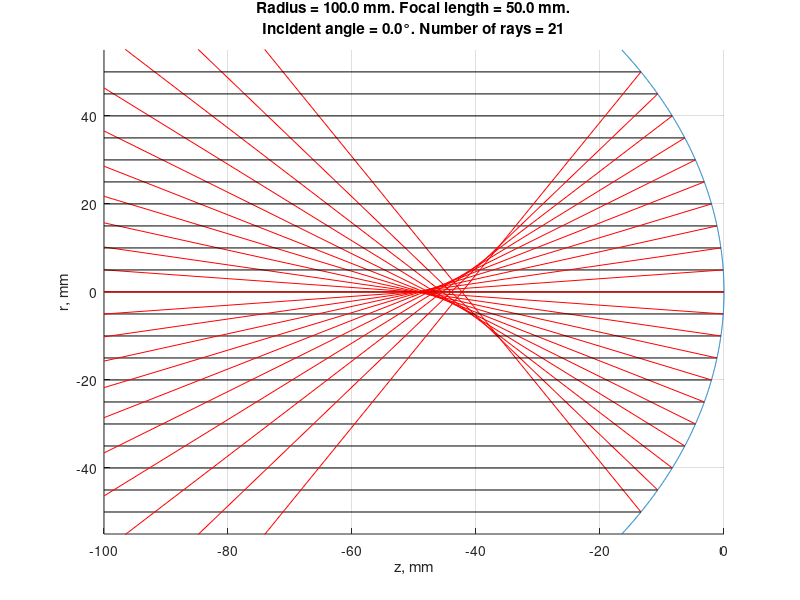

This chart was generated by the following MATLAB code:
clc
clear

radius = 100; % curvature radius of the mirror in mm
angle_deg = 0; % angle of incidence of the incident beam in degrees
rays = 21; % number of rays

focal_length = radius / 2; % focal length of the mirror
a = 1.1 * focal_length;  % mirror field
inc_ang = -angle_deg * pi / 180;
if angle_deg < 0.000001
  inc_ang = 0.000001 * pi / 180;  % incident ray angle in radians
end
var = -a:0.1:a;

% mirror equation
function s = surface(y, r)
    s = sqrt(r ^ 2 - y .^ 2) - r;
end

% reflection angle
function angle = refl_ang(y, inc_ang, r)
    angle = inc_ang - 2 * asin((-y / tan(inc_ang) - surface(y, r)) / r * sin(inc_ang));
end

% incident ray vector (y_start, y_end)
% x_vec is vector (x_start, x_end)
function v = inc_vec(y, inc_ang, x_vec, r)
    v = tan(-inc_ang) * (x_vec - surface(y, r)) + y;
end

% reflected ray vector (y_start, y_end)
% x_vec is vector (x_start, x_end)
function v = refl_vec(y, inc_ang, x_vec, r)
    sigma =  refl_ang(y, inc_ang, r);
    v = tan(sigma) .* (x_vec - surface(y, r) + y ./ tan(sigma));
end

figure
hold on
plot(surface(var, radius), var) % mirror surface visualization
plot([-2 * radius 0], [0 0]) % axis of the mirror
plot([-focal_length], [0], 'o') % focal point

y = linspace(-focal_length, focal_length, rays);
for i = 1:length(y)
    x_vec = [-radius surface(y(i), radius)];
    plot(x_vec, inc_vec(y(i), inc_ang, x_vec, radius), 'k')
    
    r = refl_ang(y(i), inc_ang, radius);
    if (r < pi / 2 & r > -pi / 2)
        plot(x_vec, refl_vec(y(i), inc_ang, x_vec, radius), 'r')
    else
        x_vec_out = [surface(y(i)) 0];
        plot(x_vec_out, refl_vec(y(i), inc_ang, x_vec_out, radius), 'r')
    end
end

title(sprintf("Radius = %.1f mm. Focal length = %.1f mm.\nIncident angle = %.1f{\\deg}. Number of rays = %d", radius, focal_length, angle_deg, rays))
xlabel("z, mm")
ylabel("r, mm")
ylim([-a a])
xlim([-radius 0])
grid